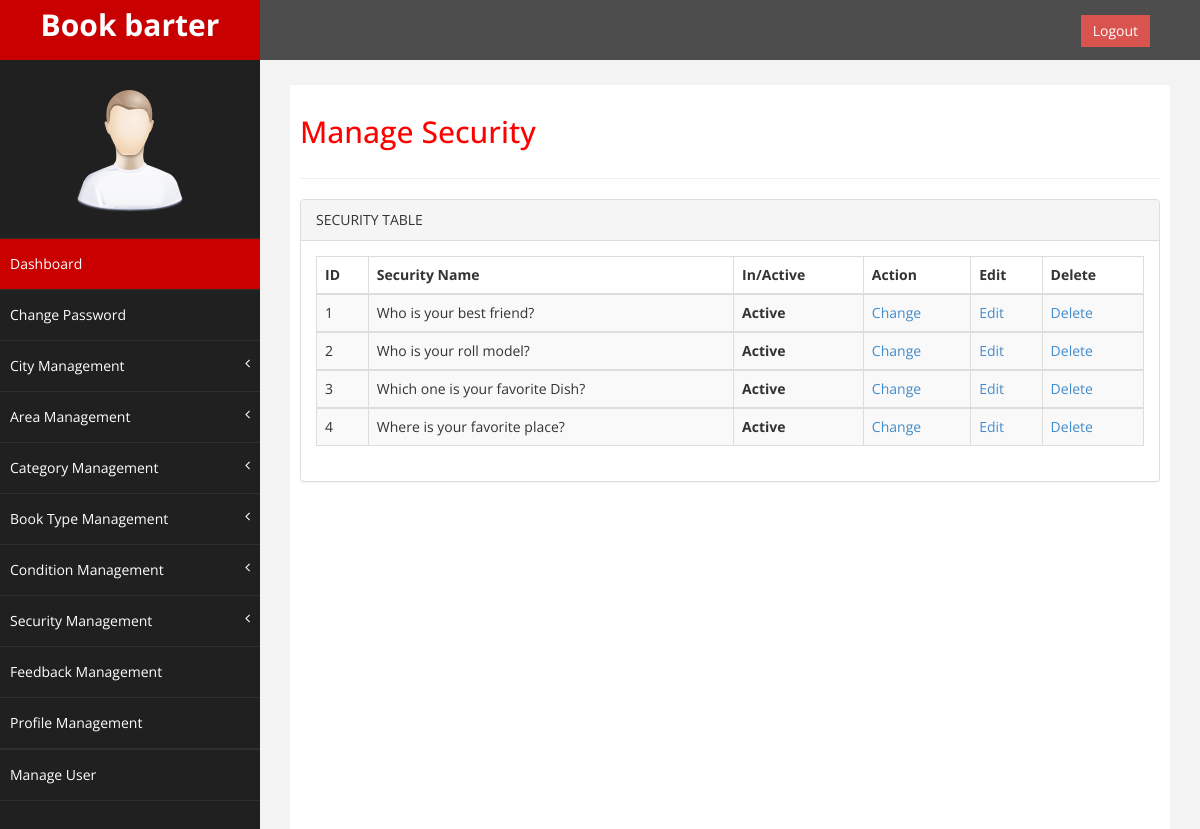
The page /admin/managesecurity.php on the database its author committed.
### tables this page shows
CREATE TABLE `security_table` (
  `id` int(20) NOT NULL,
  `security_name` varchar(255) NOT NULL,
  `is_active` int(2) NOT NULL
);

### admin/managesecurity.php (the view, shortened to what this page needs)
<?php
require "common/header.php";
require 'dbconnect.php';
$qry = "SELECT id, security_name, is_active FROM security_table WHERE is_active!=2";
$rs = mysqli_query($conn,$qry);
?>
    <div id="wrapper">
        <nav class="navbar navbar-default navbar-cls-top " role="navigation" style="margin-bottom: 0">
            <div class="navbar-header">
                <a class="navbar-brand" href="dashboard.php">Book barter</a>
            </div>
  <div style="color: white;
padding: 15px 50px 5px 50px;
float: right;
font-size: 16px;">  <a href="logout.php" class="btn btn-danger square-btn-adjust">Logout</a> </div>
        </nav>
          <?php
  require "common/navigation.php";
?>
        <div id="page-wrapper" >
            <div id="page-inner">
                <div class="row">
                    <div class="col-md-12">
                     <h2>Manage Security</h2>
                    </div>
                </div>
                  <hr />
                  <div class="row">
                <div class="col-md-12">
                    <div class="panel panel-default">
                        <div class="panel-heading">
                             SECURITY TABLE
                        </div>
                        <div class="panel-body">
                            <div class="table-responsive">
                                <table class="table table-striped table-bordered table-hover" id="">
                                    <thead>
                                        <tr>
                                            <th>ID</th>
                                            <th>Security Name</th>
                                            <th>In/Active</th>
                                            <th>Action</th>
                                            <th>Edit</th>
                                            <th>Delete</th>
                                        </tr>
                                                                </thead>
                            <?php
                            if(mysqli_num_rows($rs) > 0)
                                {
                                    while($row = mysqli_fetch_assoc($rs))
                                    {
                            ?>
                                <tbody>
                                    <tr class="odd gradeX">
                                    <td><?php echo $row['id']; ?></td>
                                    <td><?php echo $row['security_name'];?></td>
                                    <th><?php if($row['is_active']==1){echo "Active";}else{echo "Blocked";} ?></th>
                                    <td><a href="actionsecurity.php?id=<?php echo $row['id']; ?>&status=<?php echo $row['is_active']; ?>">Change</a></td>
                                    <td><a href="editsecurity.php?id=<?php echo $row['id']; ?>">Edit</a></td>
                                    <td><a href="deletesecurity.php?id=<?php echo $row['id']; ?>">Delete</a></td>
                                </tr>
                            <?php   }
                                }
                                else
                                {
                                echo "0 Rows Returned!";
                                }
                            ?>
                                    </tbody>
                                </table>
                            </div>
                        </div>
                    </div>
                </div>
            </div>
        </div>
    </div>
    <?php require "common/footer.php"; ?>

### admin/css/custom.css (style rules this page uses)
body { font-family: 'Open Sans', sans-serif; }
#wrapper { width: 100%; background:#202020; }
#page-wrapper { padding: 15px 15px; min-height: 600px; background:#F3F3F3; }
#page-inner { width:100%; margin:10px 20px 10px 0px; background-color:#fff!important; padding:10px; min-height:1200px; }
h2 { color: #f00; }
.square-btn-adjust { border: 0px solid transparent; -webkit-border-radius: 0px; -moz-border-radius: 0px; border-radius: 0px; }
.navbar-cls-top .navbar-brand { color: #fff; background: #C90000; width: 260px; text-align: center; height: 60px; font-size: 30px; font-weight: 700; }
.navbar-cls-top { background:#4D4D4D; border-bottom:none; }
.navbar-default { border:0px solid black; }
.navbar-header { background: #A70303; }
@media (min-width:768px) { #page-wrapper { margin: 0 0 0 260px; padding: 15px 30px; min-height: 1200px; } }
@media (min-width:768px) { .navbar { border-radius: 0px; } }

### rows shown on the page
security_table: id "1", security_name "Who is your best friend?", is_active "Active"
security_table: id "2", security_name "Who is your roll model?", is_active "Active"
security_table: id "3", security_name "Which one is your favorite Dish?", is_active "Active"
security_table: id "4", security_name "Where is your favorite place?", is_active "Active"
